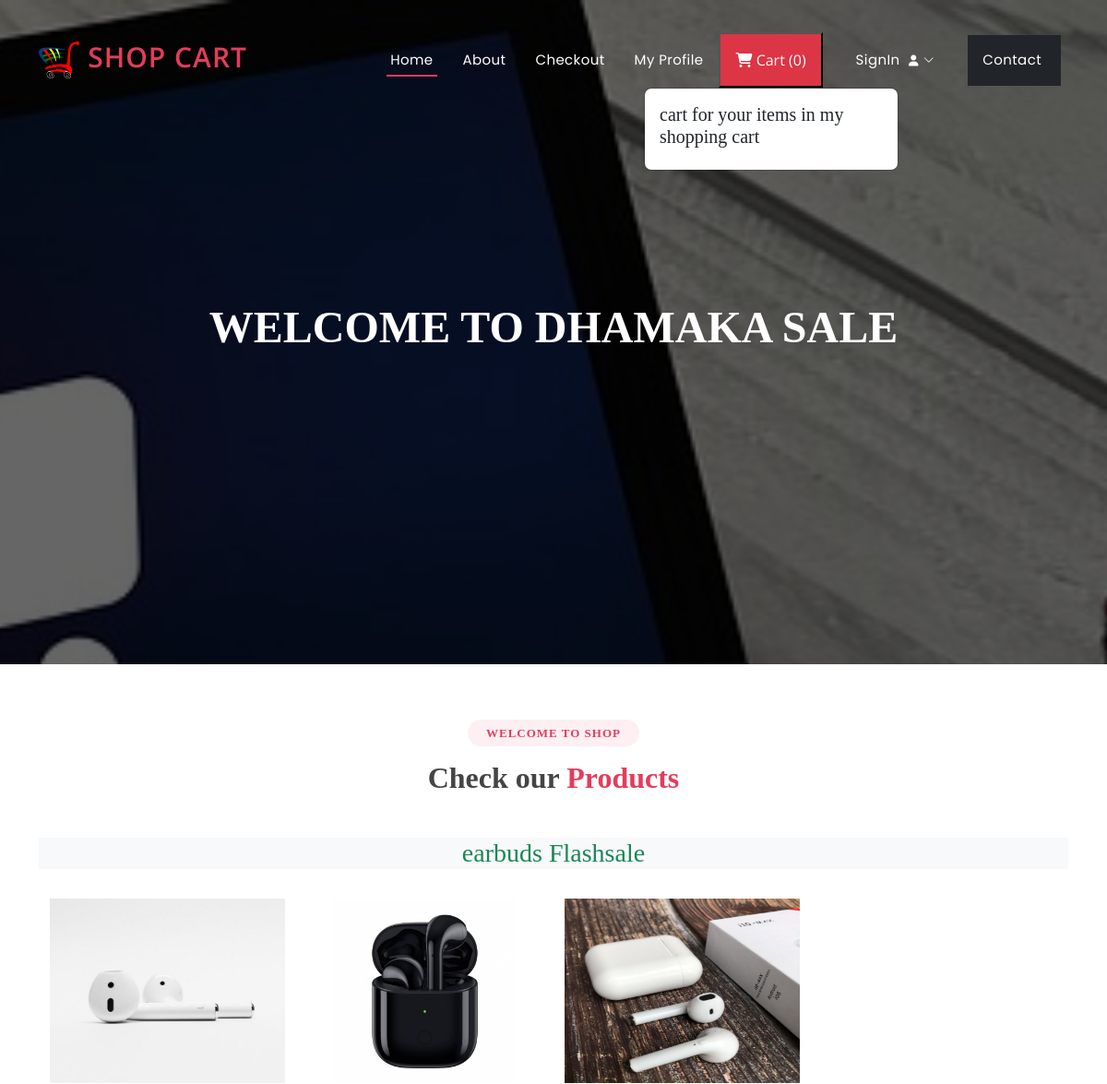
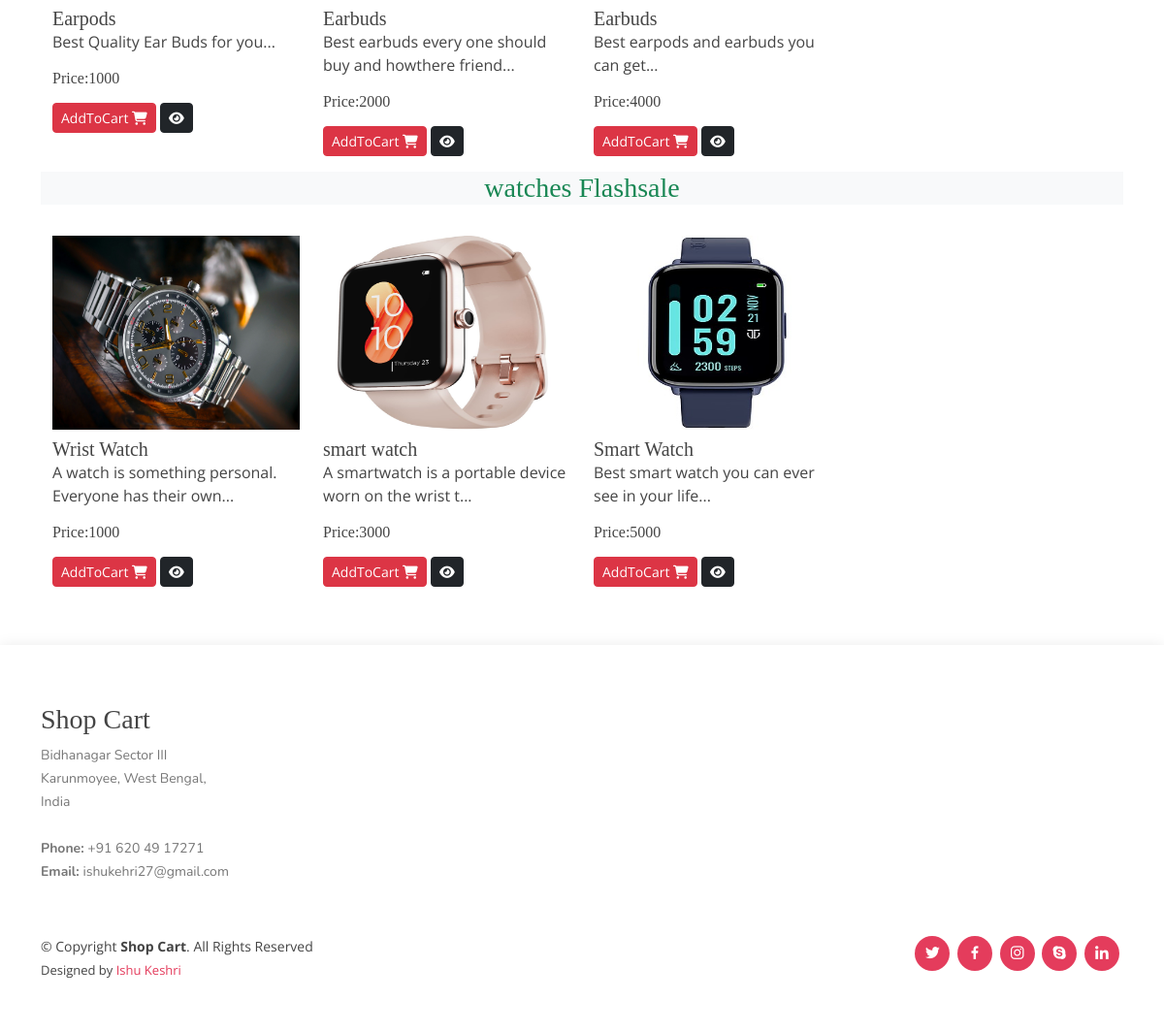
The page / on the database its author committed (2 pictures, top to bottom).
### ecommerceapp/models.py (models this page shows, shortened)
class Product(models.Model):
    product_id = models.AutoField
    product_name = models.CharField(max_length=100)
    category = models.CharField(max_length=100, default="")
    subcategory = models.CharField(max_length=50, default="")
    price = models.IntegerField(default=0)
    desc = models.CharField(max_length=300)
    image = models.ImageField(upload_to='images/images')

### ecommerceapp/views.py (the view)
# urls.py: path('',views.index,name="index"),
def index(request):
    allProds = []
    catprods = Product.objects.values('category','id')
    print(catprods)
    cats = {item['category'] for item in catprods}
    for cat in cats:
        prod= Product.objects.filter(category=cat)
        n=len(prod)
        nSlides = n // 4 + ceil((n / 4) - (n // 4))
        allProds.append([prod, range(1, nSlides), nSlides])
    params= {'allProds':allProds}
    return render(request,"index.html",params)

### templates/index.html (shortened to what this page needs)
{% extends 'base.html' %}
{% block content %}
<h1>Welcome to Dhamaka Sale</h1>
{% endblock content %}
{% block body %}
{% load static %}
<section id="portfolio" class="portfolio">
  <div class="container">
    <div class="section-title">
      <h2>Welcome to Shop</h2>
      <h3>Check our <span>Products</span></h3>
    </div>
    {% for product, range, nSlides in allProds %}
    <h3 class="my-3 text-center text-success bg-light">
      {{product.0.category}} Flashsale
    </h3>
    <div class="container">
      <div class="row">
        {% for i in product %}
        <div class="col-md-3 mt-3">
          <img src="/media/{{i.image}}" class="card-img-top" alt="not found" height="200px" width="150px" />
          <div class="card-body">
            <h5 class="card-title mt-2" id="namepr{{i.id}}">{{i.product_name}}</h5>
            <p class="card-text">{{i.desc|slice:"0:53"}}...</p>
            <h6 class="card-title mb-3">
              Price:<span id="pricepr{{i.id}}">{{i.price}}</span>
            </h6>
            <span id="divpr{{i.id}}" class="divpr">
              <button id="pr{{i.id}}" class="btn btn-danger cart btn-sm mt-0">
                AddToCart <i class="fa-solid fa-cart-shopping"></i>
              </button>
            </span>
            <a href="/media/{{i.image}}">
              <button class="btn btn-dark btn-sm cart"><i class="fa-solid fa-eye"></i></button></a
            >
          </div>
        </div>
        {% endfor %}
      </div>
    </div>
    {% endfor %}
  </div>
</section>
{% endblock body %}

### templates/base.html (shortened to what this page needs)
{% load static %}
<!DOCTYPE html>
<html lang="en">
<head>
  <link href="{% static '/assets/vendor/bootstrap/css/bootstrap.min.css' %}" rel="stylesheet">
  <link href="{% static '/assets/vendor/bootstrap-icons/bootstrap-icons.css' %}" rel="stylesheet">
  <link href="{% static '/assets/vendor/boxicons/css/boxicons.min.css' %}" rel="stylesheet">
  <link href="{% static '/assets/vendor/glightbox/css/glightbox.min.css' %}" rel="stylesheet">
  <link href="{% static '/assets/vendor/remixicon/remixicon.css' %}" rel="stylesheet">
  <link href="{% static '/assets/vendor/swiper/swiper-bundle.min.css' %}" rel="stylesheet">
  <link rel="stylesheet" href="https://cdnjs.cloudflare.com/ajax/libs/font-awesome/6.2.1/css/all.min.css" />
  <link href="{% static '/assets/css/style.css' %}" rel="stylesheet">
</head>
<body>
  <header id="header" class="fixed-top ">
    <div class="container d-flex align-items-center justify-content-between">
<a href="/" class="logo"><img src="{% static 'images/logo.png' %}" alt="" class="img-fluid"> Shop Cart</a>
      <nav id="navbar" class="navbar">
        <ul>
          <li><a class="nav-link scrollto active" href="/">Home</a></li>
          <li><a class="nav-link scrollto" href="/about">About</a></li>
          <li><a class="nav-link scrollto" href="/checkout">Checkout</a></li>
          <li><a class="nav-link scrollto" href="/profile">My Profile </a></li>
          <button type="button" class="nav-link scrollto bg-danger p-3 m-2 text-white" id="popcart" data-container="body" data-toggle="popover" data-placement="bottom" data-html="true" ><i class="fa-solid fa-cart-shopping"></i>  Cart (<span id="cart">0</span>)
          </button>
          {% if request.user.is_authenticated %}
          <li><a  class="nav-link scrollto" href="/auth/logout/">Logout <i class="fa-solid fa-right-from-bracket"></i>
          </a></li>
          {% else %}
          <li class="dropdown"><a href="#"><span>SignIn </span> <i class="bi bi-chevron-down"></i></a>
          </li>
          {% endif %}
          <li><a class="nav-link scrollto bg-dark p-3 m-2" href="/contact">Contact </a></li>
        </ul>
      </nav>
    </div>
  </header>
  <section id="hero">
    <div class="hero-container">
      {% block content %}
      {% endblock content %}
    </div>
  </section>
  <main id="main">
    {% block body %}
    {% endblock body %}
  </main>
  <footer id="footer">
    <div class="footer-top">
      <div class="container">
        <div class="row">
          <div class="col-lg-3 col-md-6 footer-contact">
            <h3>Shop Cart</h3>
            <p>
              Bidhanagar Sector III <br>
              Karunmoyee, West Bengal,<br>
              India <br><br>
              <strong>Phone:</strong> +91 620 49 17271<br>
              <strong>Email:</strong> ishukehri27@gmail.com<br>
            </p>
          </div>
    <div class="container d-md-flex py-4">
      <div class="me-md-auto text-center text-md-start">
        <div class="copyright">
          &copy; Copyright <strong><span>Shop Cart</span></strong>. All Rights Reserved
        </div>
        <div class="credits">
          Designed by <a href="https://bootstrapmade.com/">Ishu Keshri</a>
        </div>
      </div>
      <div class="social-links text-center text-md-right pt-3 pt-md-0">
        <a href="#" class="twitter"><i class="bx bxl-twitter"></i></a>
        <a href="#" class="facebook"><i class="bx bxl-facebook"></i></a>
        <a href="#" class="instagram"><i class="bx bxl-instagram"></i></a>
        <a href="#" class="google-plus"><i class="bx bxl-skype"></i></a>
        <a href="#" class="linkedin"><i class="bx bxl-linkedin"></i></a>
      </div>
    </div>
  </footer>
</body>
</html>

### static/assets/css/style.css (style rules this page uses)
body { font-family: "Open Sans", sans-serif; color: #444444; }
a { color: #e43c5c; text-decoration: none; }
h1, h2, h3, h4, h5, h6 { font-family: cursive; }
#header { transition: all 0.5s; z-index: 997; padding: 20px 0; }
#header .logo { font-size: 30px; margin: 0; padding: 0; line-height: 1; font-weight: 600; letter-spacing: 1px; text-transform: uppercase; }
#header .logo img { max-height: 40px; }
.navbar { padding: 0; }
.navbar ul { margin: 0; padding: 0; display: flex; list-style: none; align-items: center; }
.navbar li { position: relative; }
.navbar>ul>li { white-space: nowrap; padding: 10px 0 10px 24px; }
.navbar a, .navbar a:focus { display: flex; align-items: center; justify-content: space-between; font-family: "Poppins", sans-serif; color: #fff; font-size: 15px; padding: 0 4px; white-space: nowrap; transition: 0.3s; letter-spacing: 0.4px; position: relative; }
.navbar a i, .navbar a:focus i { font-size: 12px; line-height: 0; margin-left: 5px; }
.navbar>ul>li>a:before { content: ""; position: absolute; width: 100%; height: 2px; bottom: -6px; left: 0; background-color: #e43c5c; visibility: hidden; transform: scaleX(0); transition: all 0.3s ease-in-out 0s; }
.navbar a:hover:before, .navbar li:hover>a:before, .navbar .active:before { visibility: visible; transform: scaleX(1); }
.navbar a:hover, .navbar .active, .navbar .active:focus, .navbar li:hover>a { color: #fff; }
#hero { width: 100%; height: 90vh; background: url("../../images/bgg.jpg") top center; background-size: cover; position: relative; }
#hero:before { content: ""; background: rgba(0, 0, 0, 0.6); position: absolute; bottom: 0; top: 0; left: 0; right: 0; }
#hero .hero-container { position: absolute; bottom: 0; top: 0; left: 0; right: 0; display: flex; justify-content: center; align-items: center; flex-direction: column; text-align: center; padding: 0 15px; }
#hero h1 { margin: 0 0 10px 0; font-size: 48px; font-weight: 700; line-height: 56px; text-transform: uppercase; color: #fff; }
@media (min-width: 1024px) { #hero { background-attachment: fixed; } }
section { padding: 60px 0; overflow: hidden; }
.section-title { text-align: center; padding-bottom: 30px; }
.section-title h2 { font-size: 13px; letter-spacing: 1px; font-weight: 700; padding: 8px 20px; line-height: 1; margin: 0; background: #fdeff2; color: #e43c5c; display: inline-block; text-transform: uppercase; border-radius: 50px; }
.section-title h3 { margin: 15px 0 0 0; font-size: 32px; font-weight: 700; }
.section-title h3 span { color: #e43c5c; }
#footer { color: #444444; font-size: 14px; background: #f6f4f4; box-shadow: 0px 2px 15px rgba(0, 0, 0, 0.1); }
#footer .footer-top { padding: 60px 0 30px 0; background: #fff; }
#footer .footer-top .footer-contact { margin-bottom: 30px; }
#footer .footer-top .footer-contact p { font-size: 14px; line-height: 24px; margin-bottom: 0; font-family: "Nunito", sans-serif; color: #777777; }
#footer .credits { padding-top: 5px; font-size: 13px; color: #444444; }
#footer .social-links a { font-size: 18px; display: inline-block; background: #e43c5c; color: #fff; line-height: 1; padding: 8px 0; margin-right: 4px; border-radius: 50%; text-align: center; width: 36px; height: 36px; transition: 0.3s; }

### rows shown on the page
Product: category "earbuds", image (picture), product_name "Earpods", desc "Best Quality Ear Buds for you", price "1000"
Product: image (picture), product_name "Earbuds", desc "Best earbuds every one should buy and howthere friend", price "2000"
Product: image (picture), product_name "Earbuds", desc "Best earpods and earbuds you can get", price "4000"
Product: category "watches", image (picture), product_name "Wrist Watch", desc "A watch is something personal. Everyone has their own", price "1000"
Product: image (picture), product_name "smart watch", desc "A smartwatch is a portable device worn on the wrist t", price "3000"
Product: image (picture), product_name "Smart Watch", desc "Best smart watch you can ever see in your life", price "5000"
